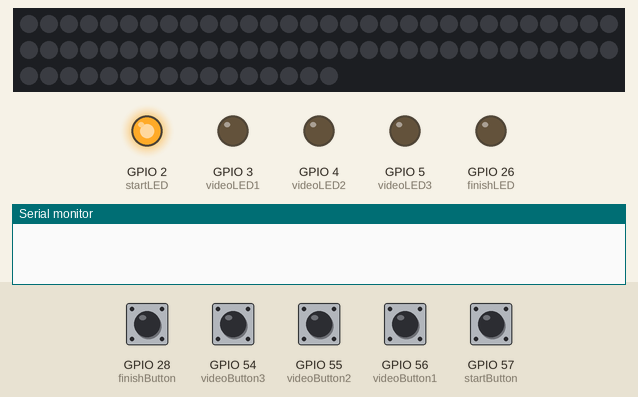
Bench run of a sketch on a simulated ESP32. On the bench: 76 RGB LEDs in strip order, left to right, continuing on the next row, output pins drawn as LEDs (lit = HIGH), the last lines printed to the serial monitor. The test bench sets the inputs (shaded band); at power-on: GPIO 57 (startButton) HIGH, GPIO 28 (finishButton), GPIO 54 (videoButton3), GPIO 55 (videoButton2), GPIO 56 (videoButton1) LOW. Random numbers use the default seed unless the sketch sets one.

Above: at 0.6 s.
1.3 s: GPIO 57 (startButton) pulled LOW for 0.15 s
At 2.21 s:
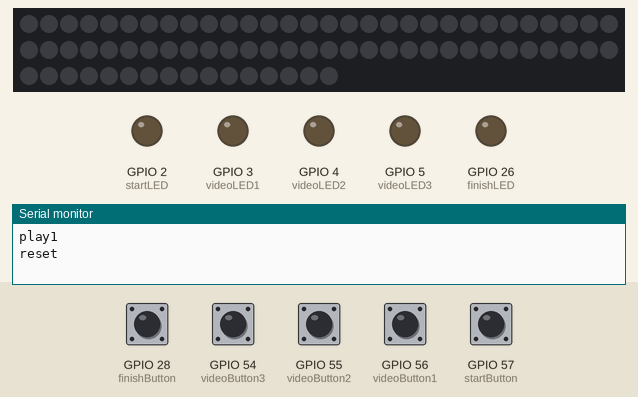
Timing chart, 0 to 8.0 s (numbered marks = the images above; inputs shaded):
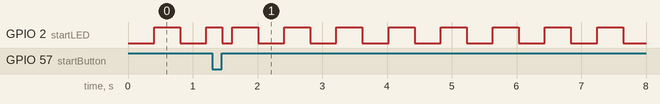

The sketch:

box5_driverV2.ino
```cpp
#include <WiFi.h>
#include <Adafruit_NeoPixel.h>

//box variables
const int boxID = 5;

//WIFI variables
char ssid[] = "VodafoneMobileWiFi-3BD572";
char password[] = "0561993356";
int status = WL_IDLE_STATUS;
boolean netConnect = false;

//server variables
WiFiClient client;
char server[] = "icri-nodejs.cs.ucl.ac.uk";
int port = 6543;

const int responseLength = 78;
char response[responseLength];
int index = 0;

//long firstConnection;
//long pingDelay = 10000;
//long lastPing = 0;

//LEDs
int startLED = 2;
int finishLED = 26;
int videoLED1 = 3;
int videoLED2 = 4;
int videoLED3 = 5;

//Buttons
int startButton = 57;
int finishButton = 28;
int videoButton1 = 56;
int videoButton2 = 55;
int videoButton3 = 54;

String videoCommands[] = {"play2", "play3", "play4", "play5"};
String random1;
String random2;
long initialiseVideo = true;

//TX = xx
//RX = xx

//LED strip variables
int ledStrip = 24;
Adafruit_NeoPixel strip = Adafruit_NeoPixel(76, ledStrip, NEO_GRB + NEO_KHZ800);

long inProgress = false;
long gotData = false;
long startOn = false;
long startPressed = false;
long flashDelay = 400;
long lastFlash = 0;
long startPressEnd = 0;
long lastButtonPress = 0;

long startTime = 0;
long endTime = 0;
long duration = 0;

const int resultsLength = 2;
int results[resultsLength];
//results[0] = boxID;
//results[1] = duration

void setup(){
  Serial.begin(9600);

  //initialise LEDs
  pinMode(startLED, OUTPUT); digitalWrite(startLED, LOW);
  pinMode(finishLED, OUTPUT); digitalWrite(finishLED, LOW);
  pinMode(videoLED1, OUTPUT); digitalWrite(videoLED1, LOW);
  pinMode(videoLED2, OUTPUT); digitalWrite(videoLED2, LOW);
  pinMode(videoLED3, OUTPUT); digitalWrite(videoLED3, LOW);

  //initialise Buttons
  pinMode(startButton, INPUT);
  pinMode(finishButton, INPUT);
  pinMode(videoButton1, INPUT);
  pinMode(videoButton2, INPUT);
  pinMode(videoButton3, INPUT);

  //initialise LED strip
  strip.begin();

  //initialise results
  resetResults();

   //begin connections
   //firstConnection = true;
  //if(connectToWifi()){
    //connectToServer();
  //}
  if(netConnect){
    if(!connectToWifi()){
      error("no wifi connection");
    }
  }
}

//void loop(){
//  uploadResults();
//  while(1){}
//}

void loop(){
  //ping server
//  if(millis() - lastPing > pingDelay){
//    pingServer();
//    lastPing = millis();
//  }

  //wait for start to be pushed - flash start button
  if(!inProgress){  //BOX NOT ACTIVATED
    //turn off LED strip
    turnOffStrip();

    //turn off video buttons
    digitalWrite(videoLED1, LOW);
    digitalWrite(videoLED2, LOW);
    digitalWrite(videoLED3, LOW);

    //turn off Finish button
    digitalWrite(finishLED, LOW);

    initialiseVideo = true;

    //check if there is data to upload
    if(netConnect){
      if(gotData){
        uploadResults();
        resetResults();
        gotData = false;
      }
    }

    if(digitalRead(startButton) == LOW){  //REALLY HIGH
      if(!startPressed && (millis() - startPressEnd) > 1000){
        startPressed = true;
      }
    }else{
      if(startPressed){
        //logStartTime(); //write start time to log file
        startPressEnd = millis();
        startPressed = false;
        digitalWrite(startLED, LOW);
        startOn = false;
        startTime = millis();
        inProgress = true;
      }else{
        if(startOn){
          if(millis() - lastFlash > flashDelay){
            digitalWrite(startLED, LOW);
            startOn = false;
            lastFlash = millis();
          }
        }else{
          if(millis() - lastFlash > flashDelay){
            digitalWrite(startLED, HIGH);
            startOn = true;
            lastFlash = millis();
          }
        }
      }
    }

  }else{  //BOX ACTIVATED
    //turn on LED strip
    turnOnStrip();

    //light up audio buttons
    digitalWrite(videoLED1, HIGH);
    digitalWrite(videoLED2, HIGH);
    digitalWrite(videoLED3, HIGH);

    //light up finish button
    digitalWrite(finishLED, HIGH);

    if(initialiseVideo){
      setRandoms();
      initialiseVideo = false;
    }

    //check for button presses
    if(digitalRead(videoButton1) == LOW){
      if(millis() - lastButtonPress > 500){
        lastButtonPress = millis();
        //play video 1
         Serial.println("play1");
      }
    }
    if(digitalRead(videoButton2) == LOW){
      if(millis() - lastButtonPress > 500){
        lastButtonPress = millis();
        //play video 2
        Serial.println(random1);
      }
    }
    if(digitalRead(videoButton3) == LOW){
      if(millis() - lastButtonPress > 500){
        lastButtonPress = millis();
        //play video 3
        Serial.println(random2);
      }
    }
    if(digitalRead(finishButton) == LOW){  //REALLY means HIGH
      Serial.println("reset");
      endTime = millis();
      duration = endTime - startTime;
      results[1] = duration;
      gotData = true;
      inProgress = false;
    }
  }
  //if(!client.connected()){
    //connectToServer();
  //}
}

/***************************
HELPER METHODS
***************************/
boolean connectToWifi(){
  //Serial.println("Connecting to wifi...");
  if(status != WL_CONNECTED){
    status = WiFi.begin(ssid, password);
  }
  if(status != WL_CONNECTED){
    //Serial.print("could not connect to wifi: ");
    //Serial.println(ssid);
    return false;
  }//else{
    //Serial.print("connected to wifi: ");
    //Serial.println(ssid);
  //}
  return true;
}

//boolean connectToServer(){
//  //Serial.println("Connecting to server...");
//  if(!client.connected()){
//    //if(!firstConnection){
//      //client.flush();
//      //client.stop();
//    //}
//    client.connect(server, port);
//    //firstConnection = false;
//  }
//  if(!client.connected()){
//    client.flush();
//    client.stop();
//    //Serial.print("could not connect to server: ");
//    //Serial.println(server);
//    return false;
//  }//else{
//    //Serial.print("connected to server: ");
//    //Serial.println(server);
//  //}
//  return true;
//}
//
//void uploadResults(){
//  //Serial.println("uploading results...");
//  if(connectToWifi() && connectToServer()){
//    post();
//  }
//}
//
//void pingServer(){
//  Serial.println("pinging server...");
//  if(client.connected()){
//    client.println("POST /cubes.html HTTP/1.1");
//    client.println("Host: 192.168.1.100");
//    client.println("User-Agent: Arduino/1.0");
//    client.println("Connection: keep-alive");
//    client.println("Content-Type: application/x-www-form-urlencoded");
//    client.print("Content-Length: ");
//    client.println(1);
//    client.println();
//    client.println("p");
//  }else{
//    Serial.println("connection failed at ping attempt");
//  }
//}

void uploadResults(){
  String postData = "";
  for(int i=0; i<resultsLength; i++){  //add results
    postData = String(postData+results[i]);
    if(i!=resultsLength-1){
      postData = postData+",";
    }
  }
  //Serial.println(postData);

  //Serial.println("Opening connection with server...");
  if(client.connect(server, port)){
    //Serial.println("connected");

    //Serial.println("sending data...");

    //Make a HTTP request:
    client.println("POST /smalltalkUpdate.html HTTP/1.1");
    client.println("Host: icri-nodejs.cs.ucl.ac.uk");
    client.println("User-Agent: Arduino/1.0");
    client.println("Connection: keep-alive");
    client.println("Content-Type: text/html");
    client.print("Content-Length: ");
    client.println(postData.length());
    client.println();
    client.println(postData);

    //listen for response
    while(index < responseLength){
      if(client.available()){
        char c = client.read();
        response[index++] = c;
      }
    }

    client.stop();
    //Serial.println(response);
    //Serial.println("server connection closed");

    //clear response
    memset(response, 0, responseLength);
    index = 0;
  }else{
    client.stop();
    //Serial.println("could not open connection with server!");
  }
}

void turnOnStrip(){
  for(int i=0; i<strip.numPixels(); i++){
    if(i%2 == 0){
      strip.setPixelColor(i, strip.Color(0,255,0));  //GREEN
    }
  }
  strip.show();
}

void turnOffStrip(){
  for(int i=0; i<strip.numPixels(); i++){
    strip.setPixelColor(i, strip.Color(0,0,0));
  }
  strip.show();
}

void resetResults(){
  for(int i=0; i<resultsLength; i++){
    results[i] = -1;
  }
  results[0] = boxID;
}

void setRandoms(){
  int randIndex1 = random(0, 4);
  int randIndex2 = random(0, 4);
  while(randIndex1 == randIndex2){
    randIndex2 = random(0, 4);
  }
  random1 = videoCommands[randIndex1];
  random2 = videoCommands[randIndex2];
}

void error(char *str)
{
  //Serial.print("error: ");
  //Serial.println(str);
  while(1);
}
```

Measured:
- by itself, GPIO 2 (startLED): repeats every 0.80 s: HIGH 0.40 s, LOW 0.40 s
